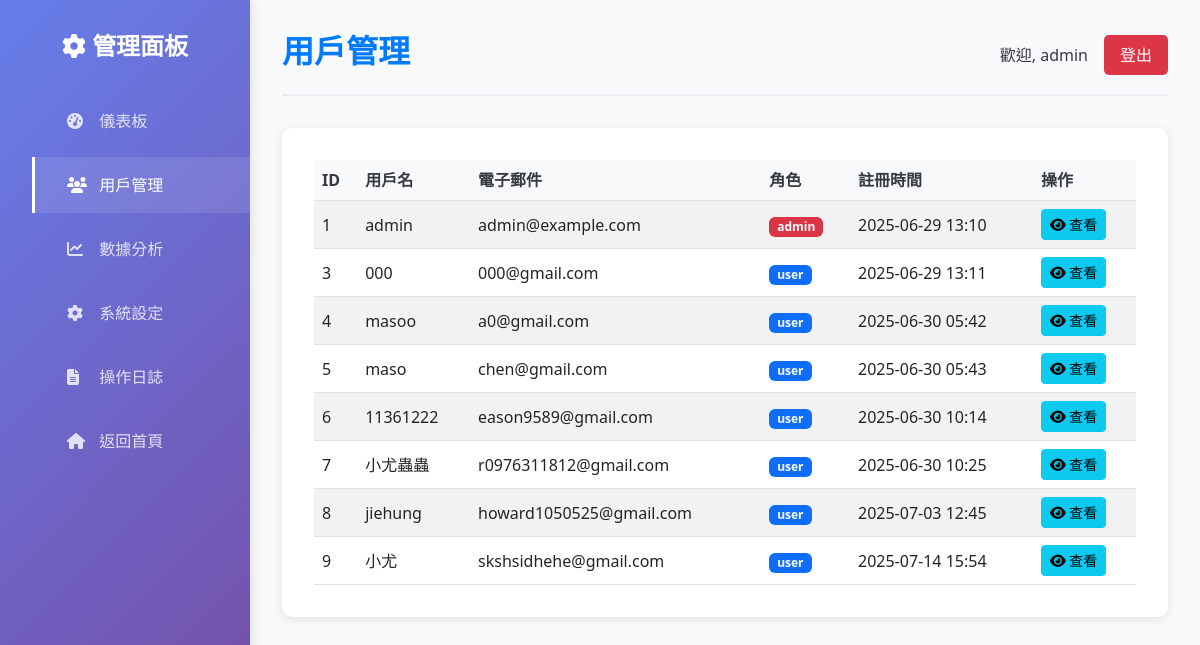
The app's page /admin/users (signed in), older data.
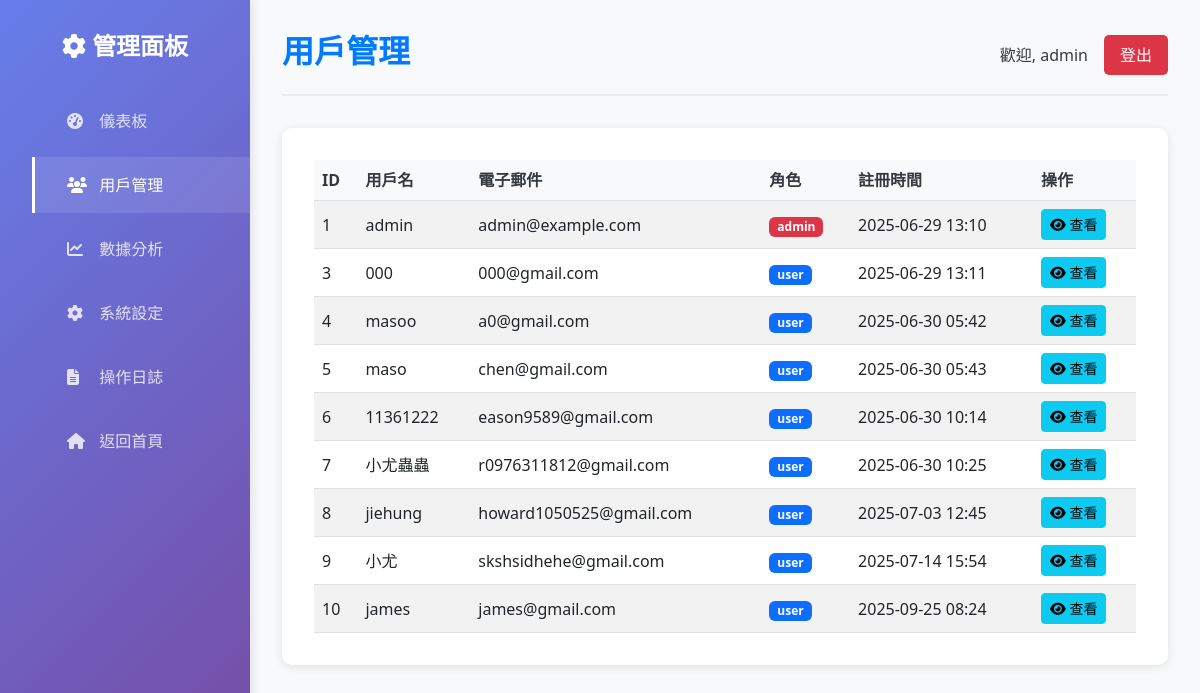
The same page, newer data.
### models.py (models this page shows, shortened)
class User(db.Model, UserMixin):
    __tablename__ = 'users'
    id = db.Column(db.Integer, primary_key=True)
    username = db.Column(db.String(80), unique=True, nullable=False)
    email = db.Column(db.String(120), unique=True, nullable=False)
    password_hash = db.Column(db.String(256), nullable=False)
    role = db.Column(db.String(20), nullable=False, default='user') # 'user' or 'admin'
    preferred_accent = db.Column(db.String(10), nullable=False, default='us') # 'us' or 'co.uk'
    created_at = db.Column(db.DateTime, default=datetime.utcnow)

### admin.py (the view)
@admin_bp.route('/users')
@admin_required
def users():
    page = request.args.get('page', 1, type=int)
    per_page = 20
    users = User.query.paginate(
        page=page, per_page=per_page, error_out=False
    )
    log_admin_action(f"Viewed users list (page {page})")
    return render_template('admin_users.html', users=users)

### admin.py (called while the page is built)
def admin_required(f):
    @wraps(f)
    @login_required
    def decorated_function(*args, **kwargs):
        if current_user.role != 'admin':
            abort(403)
        return f(*args, **kwargs)
    return decorated_function

def log_admin_action(action):
    admin_log = AdminLog(
        admin_id=current_user.id,
        action=action,
        timestamp=datetime.utcnow()
    )
    db.session.add(admin_log)
    db.session.commit()

### app.py (called while the page is built)
@login_manager.user_loader
def load_user(user_id):
    return db.session.get(User, int(user_id))

### templates/admin_users.html (shortened to what this page needs)
<!DOCTYPE html>
<html lang="zh-Hant">
<head>
    <link rel="stylesheet" href="https://cdnjs.cloudflare.com/ajax/libs/font-awesome/6.4.2/css/all.min.css">
    <link rel="stylesheet" href="https://cdnjs.cloudflare.com/ajax/libs/bootstrap/5.3.0/css/bootstrap.min.css">
    <link rel="stylesheet" href="{{ url_for('static', filename='css/admin.css') }}">
</head>
<body>
    <div class="admin-container">
        <aside class="sidebar">
            <h2><i class="fas fa-cog"></i> 管理面板</h2>
            <ul>
                <li><a href="{{ url_for('admin.dashboard') }}"><i class="fas fa-tachometer-alt"></i> 儀表板</a></li>
                <li><a href="{{ url_for('admin.users') }}" class="active"><i class="fas fa-users"></i> 用戶管理</a></li>
                <li><a href="{{ url_for('admin.analytics') }}"><i class="fas fa-chart-line"></i> 數據分析</a></li>
                <li><a href="{{ url_for('admin.settings') }}"><i class="fas fa-cog"></i> 系統設定</a></li>
                <li><a href="{{ url_for('admin.logs') }}"><i class="fas fa-file-alt"></i> 操作日誌</a></li>
                <li><a href="{{ url_for('index') }}"><i class="fas fa-home"></i> 返回首頁</a></li>
            </ul>
        </aside>
        <main class="main-content">
            <header class="header">
                <h1>用戶管理</h1>
                <div>
                    <span>歡迎, {{ current_user.username }}</span>
                    <a href="{{ url_for('auth.logout') }}" class="logout-btn">登出</a>
                </div>
            </header>
            <section class="users-section">
                <div class="table-responsive">
                    <table class="table table-striped">
                        <thead>
                            <tr>
                                <th>ID</th>
                                <th>用戶名</th>
                                <th>電子郵件</th>
                                <th>角色</th>
                                <th>註冊時間</th>
                                <th>操作</th>
                            </tr>
                        </thead>
                        <tbody>
                            {% for user in users.items %}
                            <tr>
                                <td>{{ user.id }}</td>
                                <td>{{ user.username }}</td>
                                <td>{{ user.email }}</td>
                                <td>
                                    <span class="badge {% if user.role == 'admin' %}bg-danger{% else %}bg-primary{% endif %}">
                                        {{ user.role }}
                                    </span>
                                </td>
                                <td>{{ user.created_at.strftime('%Y-%m-%d %H:%M') }}</td>
                                <td>
                                    <a href="{{ url_for('admin.user_detail', user_id=user.id) }}" class="btn btn-sm btn-info">
                                        <i class="fas fa-eye"></i> 查看
                                    </a>
                                </td>
                            </tr>
                            {% endfor %}
                        </tbody>
                    </table>
                </div>
            </section>
        </main>
    </div>
</body>
</html>

### static/css/admin.css (style rules this page uses)
:root { --primary-color: #007bff; --secondary-color: #6c757d; --success-color: #28a745; --danger-color: #dc3545; --warning-color: #ffc107; --info-color: #17a2b8; --dark-color: #343a40; --light-color: #f8f9fa; --sidebar-width: 250px; }
* { margin: 0; padding: 0; box-sizing: border-box; }
body { font-family: 'Segoe UI', Tahoma, Geneva, Verdana, sans-serif; background-color: var(--light-color); color: var(--dark-color); }
.admin-container { display: flex; min-height: 100vh; }
.sidebar { width: var(--sidebar-width); background: linear-gradient(135deg, #667eea 0%, #764ba2 100%); color: white; padding: 2rem 0; position: fixed; height: 100vh; overflow-y: auto; box-shadow: 2px 0 10px rgba(0, 0, 0, 0.1); }
.sidebar h2 { text-align: center; margin-bottom: 2rem; font-size: 1.5rem; font-weight: 600; }
.sidebar ul { list-style: none; }
.sidebar ul li { margin: 0.5rem 0; }
.sidebar ul li a { display: block; padding: 1rem 2rem; color: rgba(255, 255, 255, 0.8); text-decoration: none; transition: all 0.3s ease; border-left: 3px solid transparent; }
.sidebar ul li a:hover, .sidebar ul li a.active { background-color: rgba(255, 255, 255, 0.1); color: white; border-left-color: white; }
.sidebar ul li a i { margin-right: 0.5rem; width: 20px; }
.main-content { margin-left: var(--sidebar-width); flex: 1; padding: 2rem; background-color: var(--light-color); }
.header { display: flex; justify-content: space-between; align-items: center; margin-bottom: 2rem; padding-bottom: 1rem; border-bottom: 2px solid #e9ecef; }
.header h1 { color: var(--primary-color); font-size: 2rem; font-weight: 600; }
.header div { display: flex; align-items: center; gap: 1rem; }
.logout-btn { background: var(--danger-color); color: white; padding: 0.5rem 1rem; text-decoration: none; border-radius: 5px; transition: background-color 0.3s ease; }
.table { margin: 0; }
.table th { background-color: var(--light-color); color: var(--dark-color); font-weight: 600; border-top: none; }
.table td { vertical-align: middle; }
.badge { font-size: 0.75rem; padding: 0.25rem 0.5rem; }
.users-section { background: white; padding: 2rem; border-radius: 10px; box-shadow: 0 2px 10px rgba(0, 0, 0, 0.1); }

Row changes from the older to the newer data that the page shows:
added User: id "10", username "james", email "james@gmail.com", role "user", created_at "2025-09-25 08:24"
